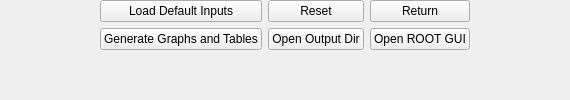
               <widget class="QFrame" name="frame_9">
                <property name="frameShadow">
                 <enum>QFrame::Raised</enum>
                </property>
                <layout class="QGridLayout" name="gridLayout_4">
                 <property name="leftMargin">
                  <number>100</number>
                 </property>
                 <property name="topMargin">
                  <number>0</number>
                 </property>
                 <property name="rightMargin">
                  <number>100</number>
                 </property>
                 <property name="bottomMargin">
                  <number>0</number>
                 </property>
                 <item row="0" column="2">
                  <widget class="QPushButton" name="RootAnalyseBtnReset">
                   <property name="text">
                    <string>Reset</string>
                   </property>
                  </widget>
                 </item>
                 <item row="2" column="4">
                  <widget class="QPushButton" name="RootAnalysispushButtonOpenROOTGUI">
                   <property name="toolTip">
                    <string>&lt;html&gt;&lt;head/&gt;&lt;body&gt;&lt;p&gt;In case you generate graphs in the root extension, you should open this ROOT browser to read, manipulate and save these manipulated graphs to the appropriate format. When you open this ROOT browser application, you should navigate to the results directory in the PlotsAndTables directory to find the generated .root files. if you regenerate the graphs by analysis executable, please remove first the files from PlotsAndTables and update the ROOT browser window.&lt;/p&gt;&lt;/body&gt;&lt;/html&gt;</string>
                   </property>
                   <property name="text">
                    <string>Open ROOT GUI</string>
                   </property>
                  </widget>
                 </item>
                 <item row="0" column="4">
                  <widget class="QPushButton" name="RootAnalyseBtnReturn">
                   <property name="text">
                    <string>Return</string>
                   </property>
                  </widget>
                 </item>
                 <item row="2" column="2">
                  <widget class="QPushButton" name="AnalysisbtnGraphsDirPath">
                   <property name="text">
                    <string>Open Output Dir</string>
                   </property>
                  </widget>
                 </item>
                 <item row="3" column="0" colspan="3">
                  <spacer name="verticalSpacer_3">
                   <property name="orientation">
                    <enum>Qt::Vertical</enum>
                   </property>
                   <property name="sizeHint" stdset="0">
                    <size>
                     <width>20</width>
                     <height>40</height>
                    </size>
                   </property>
                  </spacer>
                 </item>
                 <item row="0" column="0" colspan="2">
                  <widget class="QPushButton" name="btnAnalysiInputFileFile">
                   <property name="toolTip">
                    <string>&lt;html&gt;&lt;head/&gt;&lt;body&gt;&lt;p&gt;The analysis inputs will be filled by default values&lt;/p&gt;&lt;/body&gt;&lt;/html&gt;</string>
                   </property>
                   <property name="text">
                    <string>Load Default Inputs</string>
                   </property>
                  </widget>
                 </item>
                 <item row="2" column="0" colspan="2">
                  <widget class="QPushButton" name="AnalysisbtnGenerate">
                   <property name="toolTip">
                    <string>&lt;html&gt;&lt;head/&gt;&lt;body&gt;&lt;p&gt;Click to run the analysis executable, the data will be created in tables of formats, latex, text, and CSV; and roof graphs will be generated in the chosen format. Also, the analysis executable uses &amp;quot;Quantities To Score&amp;quot; and &amp;quot;Volumes To Score&amp;quot;. Always make sure that regions given in &amp;quot;Volumes To Score&amp;quot; and values of quantities given in &amp;quot;Quantities To Score&amp;quot; exist in the ResultsData.&lt;/p&gt;&lt;/body&gt;&lt;/html&gt;</string>
                   </property>
                   <property name="text">
                    <string>Generate Graphs and Tables</string>
                   </property>
                  </widget>
                 </item>
                </layout>
               </widget>
